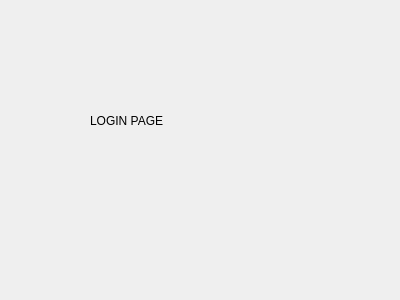
<?xml version="1.0" encoding="UTF-8"?>
<ui version="4.0">
 <class>log</class>
 <widget class="QWidget" name="log">
  <property name="geometry">
   <rect>
    <x>0</x>
    <y>0</y>
    <width>400</width>
    <height>300</height>
   </rect>
  </property>
  <property name="windowTitle">
   <string>Form</string>
  </property>
  <widget class="QLabel" name="label">
   <property name="geometry">
    <rect>
     <x>90</x>
     <y>50</y>
     <width>191</width>
     <height>141</height>
    </rect>
   </property>
   <property name="text">
    <string>LOGIN PAGE</string>
   </property>
  </widget>
 </widget>
 <resources/>
 <connections/>
</ui>
